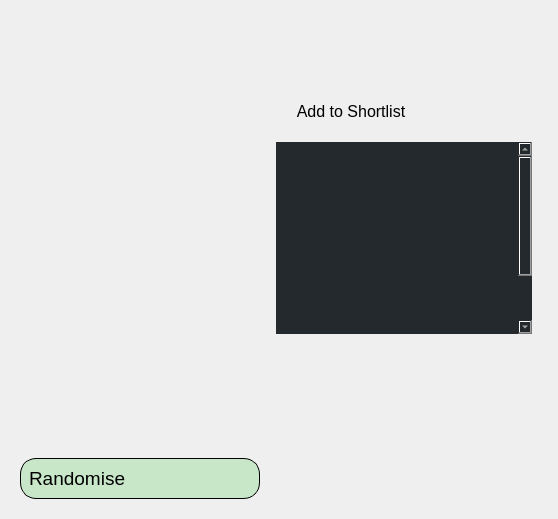
        <widget class="QWidget" name="random_page">
         <layout class="QVBoxLayout" name="verticalLayout">
          <item>
           <widget class="QWidget" name="randomwidget" native="true">
            <layout class="QHBoxLayout" name="horizontalLayout_11">
             <property name="spacing">
              <number>10</number>
             </property>
             <item>
              <layout class="QVBoxLayout" name="verticalLayout_14">
               <item>
                <widget class="QLabel" name="random_image">
                 <property name="minimumSize">
                  <size>
                   <width>240</width>
                   <height>360</height>
                  </size>
                 </property>
                 <property name="maximumSize">
                  <size>
                   <width>240</width>
                   <height>360</height>
                  </size>
                 </property>
                 <property name="text">
                  <string/>
                 </property>
                 <property name="scaledContents">
                  <bool>true</bool>
                 </property>
                </widget>
               </item>
               <item>
                <widget class="QLabel" name="random_lang">
                 <property name="styleSheet">
                  <string notr="true">font:16pt;</string>
                 </property>
                 <property name="text">
                  <string/>
                 </property>
                </widget>
               </item>
               <item>
                <widget class="QLabel" name="random_pop">
                 <property name="maximumSize">
                  <size>
                   <width>240</width>
                   <height>16777215</height>
                  </size>
                 </property>
                 <property name="styleSheet">
                  <string notr="true">font:16pt;</string>
                 </property>
                 <property name="text">
                  <string/>
                 </property>
                </widget>
               </item>
               <item>
                <widget class="QPushButton" name="randomiser">
                 <property name="cursor">
                  <cursorShape>PointingHandCursor</cursorShape>
                 </property>
                 <property name="styleSheet">
                  <string notr="true">font:14pt;
                   text-align:left;
                   min-height:20px;
                   background-color:rgba(200,230,200);
                   color:#000;
                   border-radius:16px;
                   border-width:1px;
                   border-style:solid;
                   border-color:black;
                   padding:8px;
                  </string>
                 </property>
                 <property name="text">
                  <string>Randomise</string>
                 </property>
                 <property name="icon">
                  <iconset>
                      <normaloff>../Icons/randomiser.ico</normaloff>../Icons/randomiser.ico
                  </iconset>
                 </property>
                </widget>
               </item>
              </layout>
             </item>
             <item>
              <layout class="QVBoxLayout" name="verticalLayout_9">
               <property name="spacing">
                <number>15</number>
               </property>
               <property name="leftMargin">
                <number>6</number>
               </property>
               <property name="topMargin">
                <number>6</number>
               </property>
               <property name="rightMargin">
                <number>6</number>
               </property>
               <property name="bottomMargin">
                <number>6</number>
               </property>
               <item>
                <widget class="QLabel" name="random_title">
                 <property name="minimumSize">
                  <size>
                   <width>0</width>
                   <height>50</height>
                  </size>
                 </property>
                 <property name="maximumSize">
                  <size>
                   <width>16777215</width>
                   <height>50</height>
                  </size>
                 </property>
                 <property name="styleSheet">
                  <string notr="true">font:22pt;</string>
                 </property>
                 <property name="text">
                  <string/>
                 </property>
                </widget>
               </item>
               <item>
                <layout class="QHBoxLayout" name="horizontalLayout_12">
                 <item>
                  <widget class="QPushButton" name="random_add_toshortlist">
                   <property name="minimumSize">
                    <size>
                     <width>150</width>
                     <height>36</height>
                    </size>
                   </property>
                   <property name="maximumSize">
                    <size>
                     <width>16777215</width>
                     <height>32</height>
                    </size>
                   </property>
                   <property name="cursor">
                    <cursorShape>PointingHandCursor</cursorShape>
                   </property>
                   <property name="styleSheet">
                    <string notr="true">padding:8px;
                     min-height:20px;
                     font:12pt;
                     border:none;
                     opacity:0;
                    </string>
                   </property>
                   <property name="text">
                    <string>Add to Shortlist</string>
                   </property>
                   <property name="icon">
                    <iconset>
                     <normaloff>../Icons/like_unchecked.ico</normaloff>
                        <normalon>../Icons/like_checked.ico</normalon>../Icons/like_unchecked.ico
                    </iconset>
                   </property>
                   <property name="iconSize">
                    <size>
                     <width>24</width>
                     <height>24</height>
                    </size>
                   </property>
                   <property name="checkable">
                    <bool>true</bool>
                   </property>
                  </widget>
                 </item>
                 <item>
                  <spacer name="horizontalSpacer_3">
                   <property name="orientation">
                    <enum>Qt::Horizontal</enum>
                   </property>
                   <property name="sizeHint" stdset="0">
                    <size>
                     <width>0</width>
                     <height>20</height>
                    </size>
                   </property>
                  </spacer>
                 </item>
                </layout>
               </item>
               <item>
                <widget class="QTextBrowser" name="random_overview">
                 <property name="styleSheet">
                  <string notr="true">background-color:#24292e;
                                           color:#eeeade;
                                           font:14pt;
                                       </string>
                 </property>
                 <property name="frameShape">
                  <enum>QFrame::Panel</enum>
                 </property>
                 <property name="frameShadow">
                  <enum>QFrame::Plain</enum>
                 </property>
                 <property name="lineWidth">
                  <number>0</number>
                 </property>
                 <property name="html">
                  <string>&lt;!DOCTYPE HTML PUBLIC &quot;-//W3C//DTD HTML 4.0//EN&quot; &quot;http://www.w3.org/TR/REC-html40/strict.dtd&quot;&gt;
                      &lt;html&gt;&lt;head&gt;&lt;meta name=&quot;qrichtext&quot; content=&quot;1&quot; /&gt;&lt;style
                      type=&quot;text/css&quot;&gt;
                      p, li { white-space: pre-wrap; }
                      &lt;/style&gt;&lt;/head&gt;&lt;body style=&quot; font-family:'MS Shell Dlg 2'; font-size:14pt;
                      font-weight:400; font-style:normal;&quot;&gt;
                      &lt;p style=&quot; margin-top:0px; margin-bottom:0px; margin-left:0px; margin-right:0px;
                      -qt-block-indent:0; text-indent:0px;&quot;&gt; &lt;/p&gt;
                      &lt;p style=&quot; margin-top:0px; margin-bottom:0px; margin-left:0px; margin-right:0px;
                      -qt-block-indent:0; text-indent:0px;&quot;&gt; &lt;/p&gt;
                      &lt;p style=&quot; margin-top:0px; margin-bottom:0px; margin-left:0px; margin-right:0px;
                      -qt-block-indent:0; text-indent:0px;&quot;&gt; &lt;/p&gt;
                      &lt;p style=&quot; margin-top:0px; margin-bottom:0px; margin-left:0px; margin-right:0px;
                      -qt-block-indent:0; text-indent:0px;&quot;&gt; &lt;/p&gt;
                      &lt;p style=&quot; margin-top:0px; margin-bottom:0px; margin-left:0px; margin-right:0px;
                      -qt-block-indent:0; text-indent:0px;&quot;&gt; &lt;/p&gt;
                      &lt;p style=&quot; margin-top:0px; margin-bottom:0px; margin-left:0px; margin-right:0px;
                      -qt-block-indent:0; text-indent:0px;&quot;&gt; &lt;/p&gt;
                      &lt;p style=&quot; margin-top:0px; margin-bottom:0px; margin-left:0px; margin-right:0px;
                      -qt-block-indent:0; text-indent:0px;&quot;&gt; &lt;/p&gt;
                      &lt;p style=&quot; margin-top:0px; margin-bottom:0px; margin-left:0px; margin-right:0px;
                      -qt-block-indent:0; text-indent:0px;&quot;&gt; &lt;/p&gt;
                      &lt;p style=&quot; margin-top:0px; margin-bottom:0px; margin-left:0px; margin-right:0px;
                      -qt-block-indent:0; text-indent:0px;&quot;&gt; &lt;/p&gt;&lt;/body&gt;&lt;/html&gt;
                  </string>
                 </property>
                </widget>
               </item>
               <item>
                <widget class="QLabel" name="random_date">
                 <property name="minimumSize">
                  <size>
                   <width>0</width>
                   <height>40</height>
                  </size>
                 </property>
                 <property name="maximumSize">
                  <size>
                   <width>16777215</width>
                   <height>40</height>
                  </size>
                 </property>
                 <property name="cursor">
                  <cursorShape>ArrowCursor</cursorShape>
                 </property>
                 <property name="styleSheet">
                  <string notr="true">font:14pt;</string>
                 </property>
                 <property name="text">
                  <string/>
                 </property>
                </widget>
               </item>
               <item>
                <widget class="QLabel" name="random_genre">
                 <property name="minimumSize">
                  <size>
                   <width>0</width>
                   <height>40</height>
                  </size>
                 </property>
                 <property name="maximumSize">
                  <size>
                   <width>16777215</width>
                   <height>40</height>
                  </size>
                 </property>
                 <property name="styleSheet">
                  <string notr="true">font:14pt;</string>
                 </property>
                 <property name="text">
                  <string/>
                 </property>
                 <property name="alignment">
                  <set>Qt::AlignLeading|Qt::AlignLeft|Qt::AlignVCenter</set>
                 </property>
                 <property name="wordWrap">
                  <bool>true</bool>
                 </property>
                </widget>
               </item>
               <item>
                <spacer name="verticalSpacer_11">
                 <property name="orientation">
                  <enum>Qt::Vertical</enum>
                 </property>
                 <property name="sizeHint" stdset="0">
                  <size>
                   <width>20</width>
                   <height>40</height>
                  </size>
                 </property>
                </spacer>
               </item>
              </layout>
             </item>
            </layout>
           </widget>
          </item>
         </layout>
        </widget>
